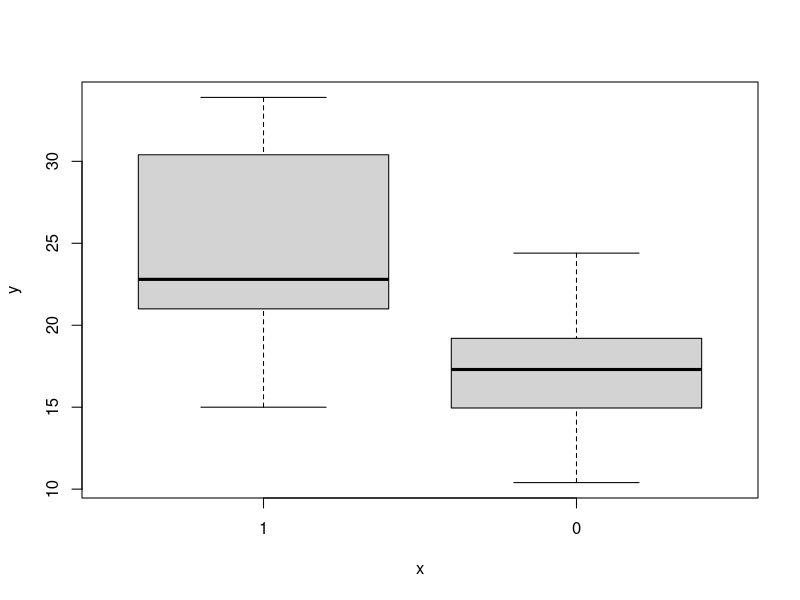
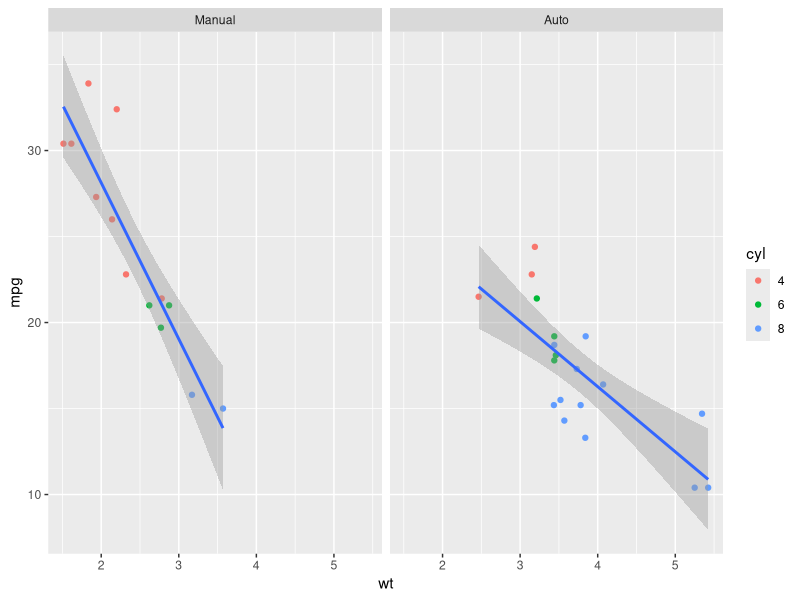
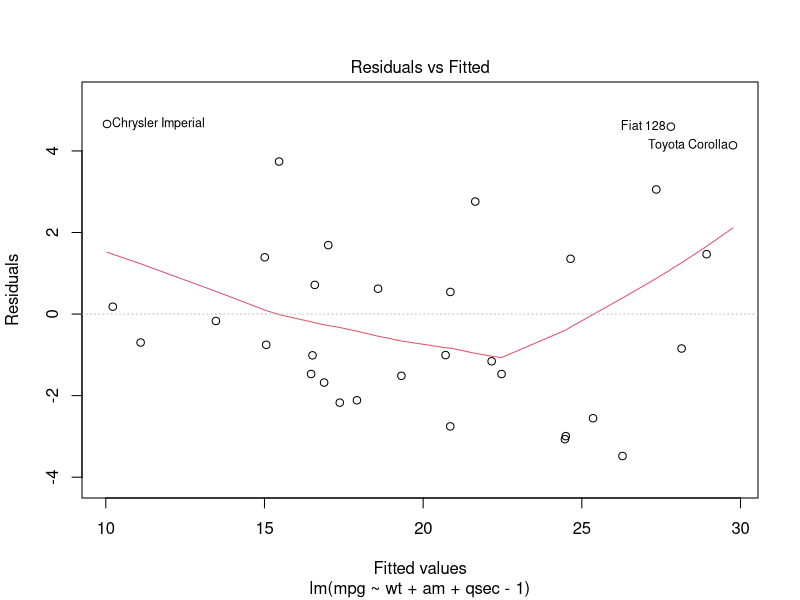
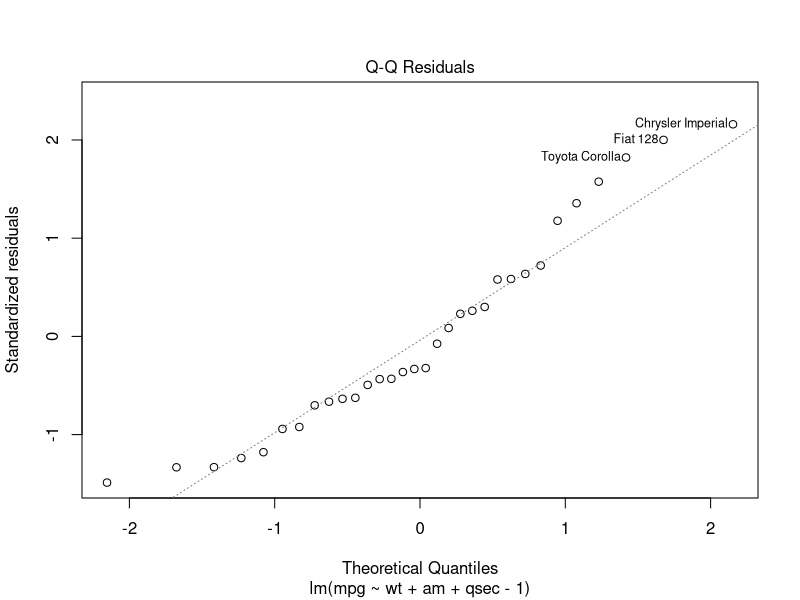
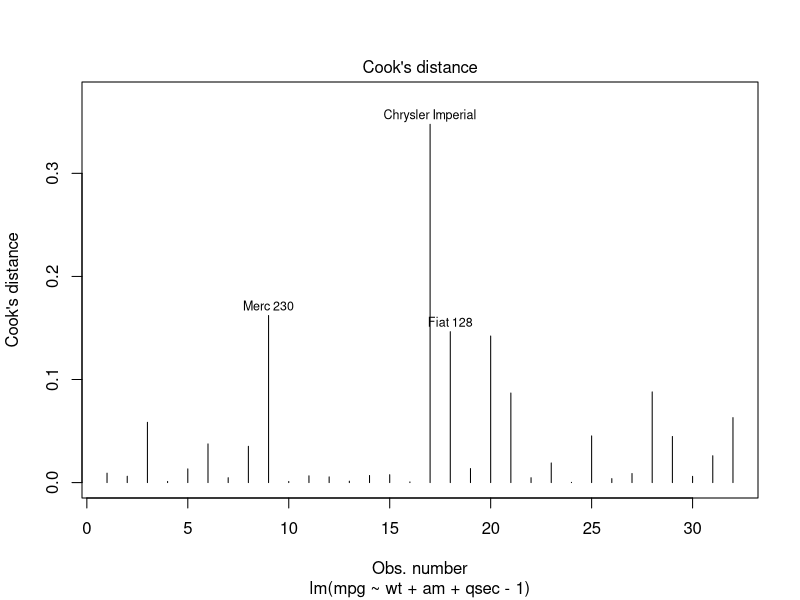
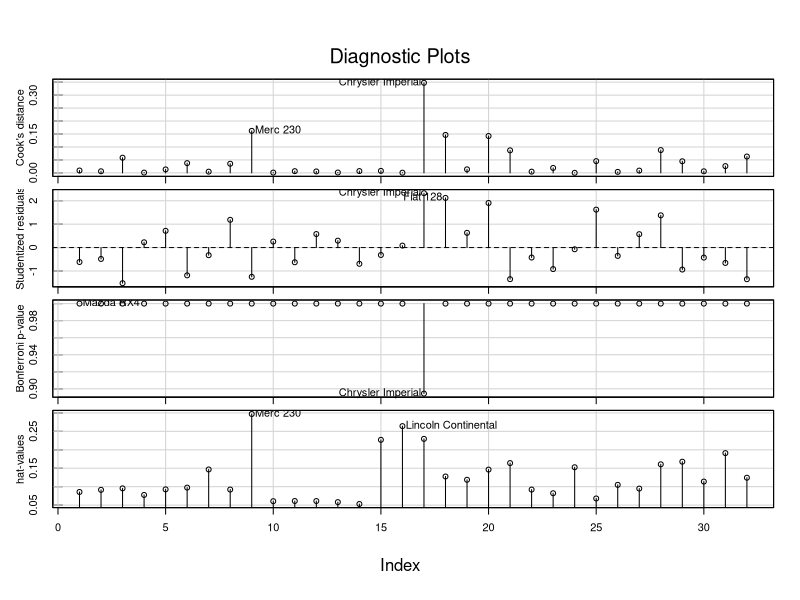
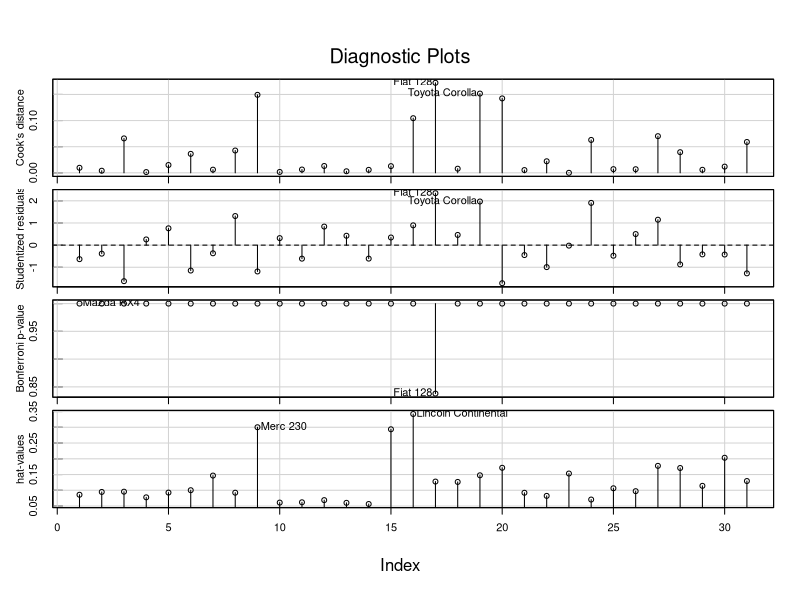

Recreate these plots in R, in order.
#Loading Libraries
library(ggplot2)
library(car)

# Exploring the data set
?mtcars
head(mtcars)
str(mtcars)
summary(mtcars)

# Description
#' The data was extracted from the 1974 Motor Trend US magazine,
#' and comprises fuel consumption and 10 aspects of automobile design and
#' performance for 32 automobiles (1973–74 models).
#'
#'
#' Data Model
#'
#' A data frame with 32 observations on 11 variables.

# [, 1]	mpg	Miles/(US) gallon
# [, 2]	cyl	Number of cylinders
# [, 3]	disp	Displacement (cu.in.)
# [, 4]	hp	Gross horsepower
# [, 5]	drat	Rear axle ratio
# [, 6]	wt	Weight (1000 lbs)
# [, 7]	qsec	1/4 mile time
# [, 8]	vs	V/S
# [, 9]	am	Transmission (0 = automatic, 1 = manual)
# [,10]	gear	Number of forward gears
# [,11]	carb	Number of carburetors

# Factoring and labelling some of the data
 mtcars$cyl <-as.factor(mtcars$cyl)
 mtcars$am <-as.factor(mtcars$am)
 mtcars$am <-relevel(mtcars$am,"1")
 translabs<-c("0" = "Auto","1" = "Manual")

#Exploring data via plots
 plot(mtcars$am,mtcars$mpg)

 g<-ggplot(mtcars,aes(x=wt,y=mpg))+
     geom_point(aes(color = cyl))+
     geom_smooth(method = "lm") +
     facet_grid(~am, labeller = as_labeller(translabs) )
 print(g)

 # Fitting linear models starting with the full model
 full <- lm(mpg ~ .,mtcars)
 summary(full)$coefficients

 #Stepping backwards through various models
 search <-step(full,direction = "backward",trace = FALSE)
 search$anova

 # Selecting the model with best AIC
 mdl <-lm(mpg ~ wt+am+qsec-1 ,mtcars)
 summary(mdl)
 extractAIC(mdl)

 # The coefficient estimates show that

 # All else equal:
 # An increase in weight of 1000lbs leads to decrease in mpg of 3.9165
 # AT vehicles have a lower but positive (9.6178) mean contribution to mpg but with a 95% confidence interval of (-4.64 to 23.87).
                # Since this interval contains zero, it cannot be confirmed that AT has a positive influence on mpg
 # MT vehicales have a higher positive (12.5536) mean contribution to mpg with a 95% confidence interval of (0.15 to 24.96).
                # Since this interval doesn't contain zero they can be said to be positive influence on mpg
 # qsec indicates that the mpg improves by 1.226 for every one sec increase in time required for first 1/4 mile
                # i.e. slower cars are better for mpg

 # Further Simplification:
 # Removing qsec or am from the model leads to worse AIC score and biases the contribution of wt to mpg even more
            # although it leads to significant coefficients for auto/manual transmission variables
 mdl2 <-lm(mpg ~ wt+am-1 ,mtcars)
 summary(mdl2)
 extractAIC(mdl2)

 mdl3 <-lm(mpg ~ wt+qsec-1 ,mtcars)
 summary(mdl3)
 extractAIC(mdl3)

 mdl4 <-lm(mpg ~ am-1 ,mtcars)
 summary(mdl4)
 extractAIC(mdl4)

 anova(mdl,mdl2,mdl3)


 mdl_i <-lm(mpg ~ wt+am+qsec ,mtcars)
 summary(mdl_i)
 extractAIC(mdl_i)

# Diagnostics of the model

 #Residuals Plot : Almost normally distributed around zero without a pattern
  plot(mdl, which = 1)
 # Q-Q plot showing the observations are distributed around the theoretical line
  plot(mdl, which = 2)
 # Cook's distance showing that Chrysler Imperial maybe skewing the model a little bit
  plot(mdl, which = 4)
 # Plot of infuence measures from car package
 influenceIndexPlot(mdl)

# Removing the Chrysler Imperial data point and remodelling
which.max(cooks.distance(mdl))
which.max(hatvalues(mdl))
mtcars_mod <- mtcars[-which.max(cooks.distance(mdl)),]

mdl_mod <- lm(mpg ~ wt+am+qsec-1 ,mtcars_mod)
summary(mdl_mod)
extractAIC(mdl_mod)
influenceIndexPlot(mdl_mod)

# leads to significants improved AIC score as well as
# better confidence intervals around positive effects of transmission on mpg

# With the adjusted dataset, we can infer with at least 95% confidence that manual transmission adds on average 15.866mpg
# and at 90% confidence interval we can infer that automatic transmission adds on average 13.668 mpg, all else equal.

